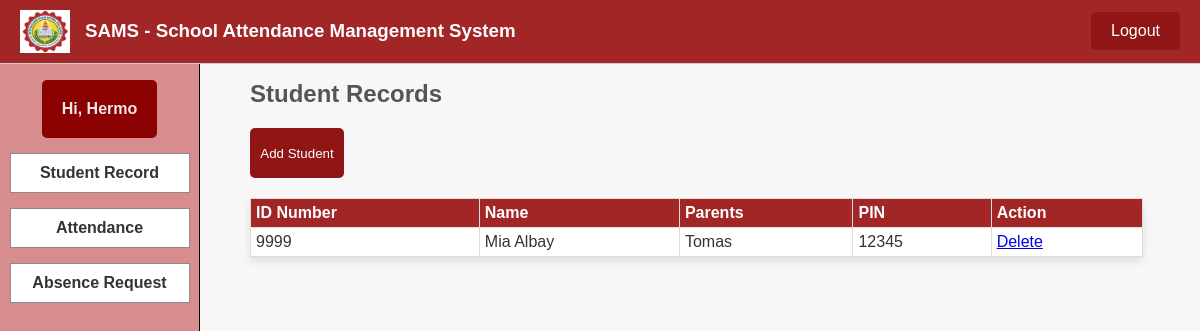
Page /teacher/dashboard/main.php (signed in) on the committed database.
### tables this page shows
CREATE TABLE `user` (
  `id_number` int(255) NOT NULL,
  `fullname` varchar(255) NOT NULL,
  `mnumber` varchar(255) NOT NULL,
  `sub_name` varchar(255) NOT NULL,
  `tpassword` varchar(255) NOT NULL
);

CREATE TABLE `student_info` (
  `s_id` int(255) NOT NULL,
  `s_name` varchar(255) NOT NULL,
  `p_name` varchar(255) NOT NULL,
  `s_pin` int(255) NOT NULL DEFAULT 12345,
  `created_by` int(255) NOT NULL
);

### teacher/dashboard/main.php (the view, shortened to what this page needs)
<?php
$servername = "localhost";
$username = "root";
$password = "";
$dbname = "sams";
$conn = new mysqli($servername, $username, $password, $dbname);
$user_id = $_SESSION['user_id'];
$sql = "SELECT fullname FROM `user` WHERE `id_number` = '$user_id'";
$result = $conn->query($sql);
if ($result->num_rows > 0) {
    $row = $result->fetch_assoc();
    $fullname = $row['fullname'];
} else {
    $fullname = "Unknown User";
}
?>
<!DOCTYPE html>
<html lang="en">
<head>
    <link rel="stylesheet" href="styles.css">
</head>
<body>
    <header class="header">
        <img id="logo" src="school-logo.png">
        <h3 id="logot">SAMS - School Attendance Management System</h3>
        <a href="logout.php" class="logout-btn" style="float: right;">Logout</a>
    </header>
    <nav id="navSide">
        <label>Hi, <?php echo htmlspecialchars($fullname); ?></label>
        <a href=""><h4 id="studentRecord">Student Record</h4></a>
        <a href="main2.php"><h4 id="room">Attendance</h4></a>
        <a href="main3.php"><h4 id="room">Absence Request</h4></a>
    </nav>
    <main>
        <section id="userManagement">
            <h1>Student Records</h1>
            <button id="addStudentBtn">Add Student</button>
            <table>
                <tr>
                    <th>ID Number</th>
                    <th>Name</th>
                    <th>Parents</th>
                    <th>PIN</th>
                    <th>Action</th>
                </tr>
                <?php
                $conn = new mysqli($servername, $username, $password, $dbname);
                $sql = "SELECT * FROM student_info WHERE created_by = '$user_id'";
                $result = $conn->query($sql);
                if ($result->num_rows > 0) {
                    while ($row = $result->fetch_assoc()) {
                        echo "<tr>
                            <td>{$row['s_id']}</td>
                            <td>{$row['s_name']}</td>
                            <td>{$row['p_name']}</td>
                            <td>{$row['s_pin']}</td>
                            <td>
                                <a href='delete_student.php?s_id={$row['s_id']}'>Delete</a>
                            </td>
                        </tr>";
                    }
                } else {
                    echo "<tr><td colspan='5'>No records found.</td></tr>";
                }
                ?>
            </table>
        </section>
    </main>
</body>
</html>

### teacher/dashboard/styles.css (style rules this page uses)
* { margin: 0; padding: 0; box-sizing: border-box; font-family: 'Poppins', Verdana, sans-serif; }
body { background-color: #F7F7F7; padding: 0; display: flex; flex-direction: column; align-items: center; }
.header { position: fixed; background-color: #a22626; top: 0; left: 0; width: 100%; padding: 10px 20px; display: flex; align-items: center; z-index: 100; border-bottom: 1px solid #ccc; }
.header img { width: 50px; margin-right: 15px; }
.header h3 { color: white; margin: 0; }
#navSide { background-color: #d78d8d; width: 200px; height: 100vh; padding: 20px; position: fixed; top: 60px; left: 0; border-right: 1px solid black; display: flex; flex-direction: column; align-items: center; gap: 15px; }
#navSide label { font-family: Verdana, Geneva, Tahoma, sans-serif; font-style: normal; font-weight: bold; color:#f0e6e6; background-color: darkred; padding: 20PX; border-radius: 5px; }
#navSide h4 { color: #333; padding: 10px; width: 180px; text-align: center; border: 1px solid #8a8a8a; cursor: pointer; background-color: #ffffff; transition: background-color 0.3s; }
#navSide a { text-decoration: none; }
main { margin-left: 220px; padding-top: 80px; width: calc(100% - 240px); padding-left: 20px; }
main h1 { margin-bottom: 20px; font-size: 1.5em; color: #555; }
table { width: 95%; border-collapse: collapse; margin-top: 20px; background-color: #fff; box-shadow: 0 4px 8px rgba(0, 0, 0, 0.1); }
table th, table td { padding: 5px; border: 1px solid #ddd; text-align: left; }
table th { background-color: #a22626; color: white; }
table td { color: #333; }
button { width: 10%; height: 50px; background-color:#901515; color: #ffffff; border-style: none; border-radius: 5px; transition: background-color 0.3s ease, transform 0.3s ease; }
.logout-btn { margin-left: auto; position: relative; z-index: 200; }
.logout-btn { color: white; padding: 10px 20px; background-color: #901515; border-radius: 5px; font-size: 16px; text-decoration: none; transition: background-color 0.3s ease; }

### rows in the picture
user: fullname "Hermo"
student_info: s_id "9999", s_name "Mia Albay", p_name "Tomas", s_pin "12345"
